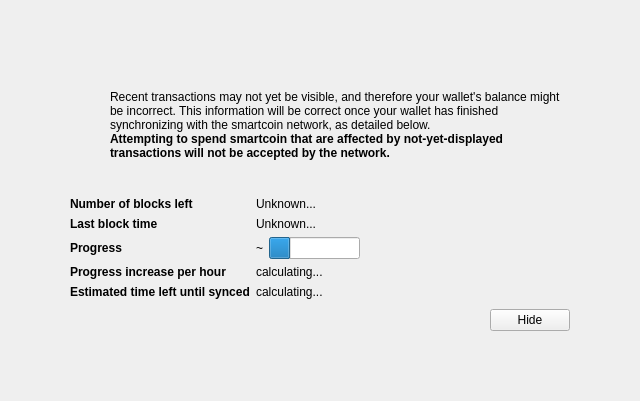
<?xml version="1.0" encoding="UTF-8"?>
<ui version="4.0">
 <class>ModalOverlay</class>
 <widget class="ModalOverlay" name="ModalOverlay">
  <property name="geometry">
   <rect>
    <x>0</x>
    <y>0</y>
    <width>640</width>
    <height>401</height>
   </rect>
  </property>
  <property name="windowTitle">
   <string>Form</string>
  </property>
  <layout class="QVBoxLayout" name="verticalLayout" stretch="0">
   <property name="sizeConstraint">
    <enum>QLayout::SetDefaultConstraint</enum>
   </property>
   <property name="leftMargin">
    <number>0</number>
   </property>
   <property name="topMargin">
    <number>0</number>
   </property>
   <property name="rightMargin">
    <number>0</number>
   </property>
   <property name="bottomMargin">
    <number>0</number>
   </property>
   <item>
    <widget class="QWidget" name="bgWidget" native="true">
     <property name="styleSheet">
      <string notr="true"/>
     </property>
     <layout class="QVBoxLayout" name="verticalLayoutMain" stretch="0">
      <property name="leftMargin">
       <number>60</number>
      </property>
      <property name="topMargin">
       <number>60</number>
      </property>
      <property name="rightMargin">
       <number>60</number>
      </property>
      <property name="bottomMargin">
       <number>60</number>
      </property>
      <item>
       <widget class="QWidget" name="contentWidget" native="true">
        <property name="styleSheet">
         <string notr="true"/>
        </property>
        <layout class="QVBoxLayout" name="verticalLayoutSub" stretch="1,0,0,0,0">
         <property name="spacing">
          <number>0</number>
         </property>
         <property name="leftMargin">
          <number>10</number>
         </property>
         <property name="topMargin">
          <number>10</number>
         </property>
         <property name="rightMargin">
          <number>10</number>
         </property>
         <property name="bottomMargin">
          <number>10</number>
         </property>
         <item>
          <layout class="QHBoxLayout" name="horizontalLayoutIconText" stretch="0,1">
           <property name="topMargin">
            <number>20</number>
           </property>
           <item>
            <layout class="QVBoxLayout" name="verticalLayoutIcon">
             <property name="leftMargin">
              <number>0</number>
             </property>
             <item>
              <widget class="QPushButton" name="warningIcon">
               <property name="enabled">
                <bool>false</bool>
               </property>
               <property name="text">
                <string/>
               </property>
               <property name="icon">
                <iconset>
                 <normaloff>:/icons/warning</normaloff>
                 <disabledoff>:/icons/warning</disabledoff>:/icons/warning</iconset>
               </property>
               <property name="iconSize">
                <size>
                 <width>48</width>
                 <height>48</height>
                </size>
               </property>
               <property name="flat">
                <bool>true</bool>
               </property>
              </widget>
             </item>
             <item>
              <spacer name="verticalSpacerWarningIcon">
               <property name="orientation">
                <enum>Qt::Vertical</enum>
               </property>
               <property name="sizeHint" stdset="0">
                <size>
                 <width>20</width>
                 <height>40</height>
                </size>
               </property>
              </spacer>
             </item>
            </layout>
           </item>
           <item>
            <layout class="QVBoxLayout" name="verticalLayoutInfoText">
             <property name="leftMargin">
              <number>0</number>
             </property>
             <property name="topMargin">
              <number>0</number>
             </property>
             <item>
              <widget class="QLabel" name="infoText">
               <property name="text">
                <string>Recent transactions may not yet be visible, and therefore your wallet's balance might be incorrect. This information will be correct once your wallet has finished synchronizing with the smartcoin network, as detailed below.</string>
               </property>
               <property name="textFormat">
                <enum>Qt::RichText</enum>
               </property>
               <property name="wordWrap">
                <bool>true</bool>
               </property>
              </widget>
             </item>
             <item>
              <widget class="QLabel" name="infoTextStrong">
               <property name="font">
                <font>
                 <weight>75</weight>
                 <bold>true</bold>
                </font>
               </property>
               <property name="text">
                <string>Attempting to spend smartcoin that are affected by not-yet-displayed transactions will not be accepted by the network.</string>
               </property>
               <property name="textFormat">
                <enum>Qt::RichText</enum>
               </property>
               <property name="wordWrap">
                <bool>true</bool>
               </property>
              </widget>
             </item>
             <item>
              <spacer name="verticalSpacerInTextSpace">
               <property name="orientation">
                <enum>Qt::Vertical</enum>
               </property>
               <property name="sizeHint" stdset="0">
                <size>
                 <width>20</width>
                 <height>40</height>
                </size>
               </property>
              </spacer>
             </item>
            </layout>
           </item>
          </layout>
         </item>
         <item>
          <spacer name="verticalSpacerAfterText">
           <property name="orientation">
            <enum>Qt::Vertical</enum>
           </property>
           <property name="sizeHint" stdset="0">
            <size>
             <width>20</width>
             <height>40</height>
            </size>
           </property>
          </spacer>
         </item>
         <item>
          <layout class="QFormLayout" name="formLayout">
           <property name="fieldGrowthPolicy">
            <enum>QFormLayout::FieldsStayAtSizeHint</enum>
           </property>
           <property name="horizontalSpacing">
            <number>6</number>
           </property>
           <property name="verticalSpacing">
            <number>6</number>
           </property>
           <property name="topMargin">
            <number>10</number>
           </property>
           <item row="0" column="0">
            <widget class="QLabel" name="labelNumberOfBlocksLeft">
             <property name="font">
              <font>
               <weight>75</weight>
               <bold>true</bold>
              </font>
             </property>
             <property name="text">
              <string>Number of blocks left</string>
             </property>
            </widget>
           </item>
           <item row="0" column="1">
            <widget class="QLabel" name="numberOfBlocksLeft">
             <property name="text">
              <string>Unknown...</string>
             </property>
            </widget>
           </item>
           <item row="1" column="0">
            <widget class="QLabel" name="labelLastBlockTime">
             <property name="font">
              <font>
               <weight>75</weight>
               <bold>true</bold>
              </font>
             </property>
             <property name="text">
              <string>Last block time</string>
             </property>
            </widget>
           </item>
           <item row="1" column="1">
            <widget class="QLabel" name="newestBlockDate">
             <property name="sizePolicy">
              <sizepolicy hsizetype="Maximum" vsizetype="Preferred">
               <horstretch>0</horstretch>
               <verstretch>0</verstretch>
              </sizepolicy>
             </property>
             <property name="text">
              <string>Unknown...</string>
             </property>
            </widget>
           </item>
           <item row="2" column="0">
            <widget class="QLabel" name="labelSyncDone">
             <property name="font">
              <font>
               <weight>75</weight>
               <bold>true</bold>
              </font>
             </property>
             <property name="text">
              <string>Progress</string>
             </property>
            </widget>
           </item>
           <item row="2" column="1">
            <layout class="QHBoxLayout" name="horizontalLayoutSync" stretch="0,1">
             <item>
              <widget class="QLabel" name="percentageProgress">
               <property name="text">
                <string>~</string>
               </property>
              </widget>
             </item>
             <item>
              <widget class="QProgressBar" name="progressBar">
               <property name="value">
                <number>24</number>
               </property>
               <property name="format">
                <string/>
               </property>
              </widget>
             </item>
            </layout>
           </item>
           <item row="4" column="0">
            <widget class="QLabel" name="labelProgressIncrease">
             <property name="font">
              <font>
               <weight>75</weight>
               <bold>true</bold>
              </font>
             </property>
             <property name="text">
              <string>Progress increase per hour</string>
             </property>
            </widget>
           </item>
           <item row="4" column="1">
            <widget class="QLabel" name="progressIncreasePerH">
             <property name="text">
              <string>calculating...</string>
             </property>
            </widget>
           </item>
           <item row="5" column="0">
            <widget class="QLabel" name="labelEstimatedTimeLeft">
             <property name="font">
              <font>
               <weight>75</weight>
               <bold>true</bold>
              </font>
             </property>
             <property name="text">
              <string>Estimated time left until synced</string>
             </property>
            </widget>
           </item>
           <item row="5" column="1">
            <widget class="QLabel" name="expectedTimeLeft">
             <property name="text">
              <string>calculating...</string>
             </property>
            </widget>
           </item>
          </layout>
         </item>
         <item>
          <layout class="QHBoxLayout" name="horizontalLayoutButtons">
           <property name="leftMargin">
            <number>10</number>
           </property>
           <property name="topMargin">
            <number>10</number>
           </property>
           <item>
            <spacer name="horizontalSpacer">
             <property name="orientation">
              <enum>Qt::Horizontal</enum>
             </property>
             <property name="sizeHint" stdset="0">
              <size>
               <width>40</width>
               <height>20</height>
              </size>
             </property>
            </spacer>
           </item>
           <item>
            <widget class="QPushButton" name="closeButton">
             <property name="text">
              <string>Hide</string>
             </property>
            </widget>
           </item>
          </layout>
         </item>
         <item>
          <layout class="QVBoxLayout" name="verticalLayout_2">
           <item>
            <spacer name="verticalSpacer">
             <property name="orientation">
              <enum>Qt::Vertical</enum>
             </property>
             <property name="sizeHint" stdset="0">
              <size>
               <width>20</width>
               <height>40</height>
              </size>
             </property>
            </spacer>
           </item>
          </layout>
         </item>
        </layout>
       </widget>
      </item>
     </layout>
    </widget>
   </item>
  </layout>
 </widget>
 <customwidgets>
  <customwidget>
   <class>ModalOverlay</class>
   <extends>QWidget</extends>
   <header>modaloverlay.h</header>
   <container>1</container>
  </customwidget>
 </customwidgets>
 <resources/>
 <connections/>
</ui>
